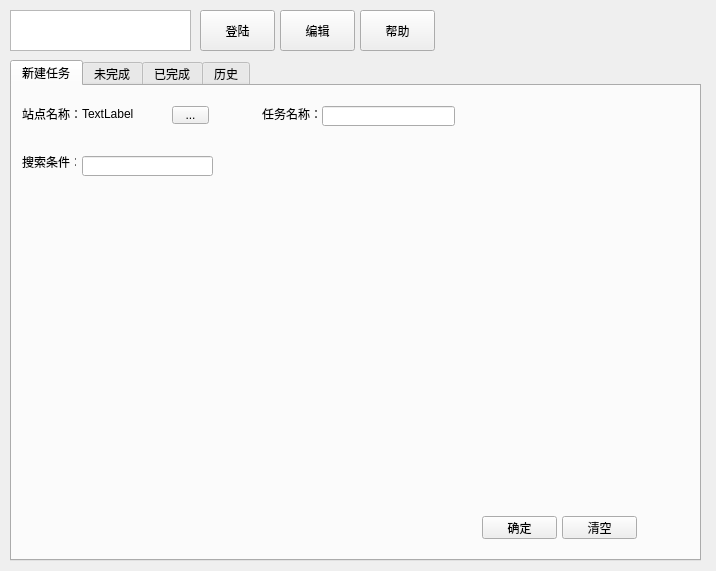
<?xml version="1.0" encoding="UTF-8"?>
<ui version="4.0">
 <class>main_frame</class>
 <widget class="QWidget" name="main_frame">
  <property name="geometry">
   <rect>
    <x>0</x>
    <y>0</y>
    <width>716</width>
    <height>571</height>
   </rect>
  </property>
  <property name="windowTitle">
   <string>启通</string>
  </property>
  <widget class="QTabWidget" name="tbwg_menubar">
   <property name="geometry">
    <rect>
     <x>10</x>
     <y>60</y>
     <width>691</width>
     <height>501</height>
    </rect>
   </property>
   <property name="currentIndex">
    <number>0</number>
   </property>
   <widget class="QWidget" name="newtask">
    <attribute name="title">
     <string>新建任务</string>
    </attribute>
    <widget class="QLineEdit" name="le_search_keywords">
     <property name="geometry">
      <rect>
       <x>70</x>
       <y>70</y>
       <width>131</width>
       <height>20</height>
      </rect>
     </property>
    </widget>
    <widget class="QPushButton" name="pb_new_task">
     <property name="geometry">
      <rect>
       <x>470</x>
       <y>430</y>
       <width>75</width>
       <height>23</height>
      </rect>
     </property>
     <property name="text">
      <string>确定</string>
     </property>
    </widget>
    <widget class="QLabel" name="lb_search_conditions">
     <property name="geometry">
      <rect>
       <x>10</x>
       <y>70</y>
       <width>54</width>
       <height>12</height>
      </rect>
     </property>
     <property name="text">
      <string>搜索条件：</string>
     </property>
    </widget>
    <widget class="QToolButton" name="toolButton">
     <property name="geometry">
      <rect>
       <x>160</x>
       <y>20</y>
       <width>37</width>
       <height>18</height>
      </rect>
     </property>
     <property name="text">
      <string>...</string>
     </property>
    </widget>
    <widget class="QLabel" name="lb_current_site">
     <property name="geometry">
      <rect>
       <x>70</x>
       <y>20</y>
       <width>91</width>
       <height>16</height>
      </rect>
     </property>
     <property name="text">
      <string>TextLabel</string>
     </property>
    </widget>
    <widget class="QLabel" name="lb_task_name">
     <property name="geometry">
      <rect>
       <x>250</x>
       <y>20</y>
       <width>60</width>
       <height>16</height>
      </rect>
     </property>
     <property name="text">
      <string>任务名称：</string>
     </property>
    </widget>
    <widget class="QLineEdit" name="leTaskName">
     <property name="geometry">
      <rect>
       <x>310</x>
       <y>20</y>
       <width>133</width>
       <height>20</height>
      </rect>
     </property>
    </widget>
    <widget class="QLabel" name="lb_site_name">
     <property name="geometry">
      <rect>
       <x>10</x>
       <y>20</y>
       <width>60</width>
       <height>16</height>
      </rect>
     </property>
     <property name="text">
      <string>站点名称：</string>
     </property>
    </widget>
    <widget class="QPushButton" name="pbSwitchWebsite">
     <property name="geometry">
      <rect>
       <x>550</x>
       <y>430</y>
       <width>75</width>
       <height>23</height>
      </rect>
     </property>
     <property name="text">
      <string>清空</string>
     </property>
    </widget>
   </widget>
   <widget class="QWidget" name="processing_tasks">
    <attribute name="title">
     <string>未完成</string>
    </attribute>
    <widget class="QGroupBox" name="gb_processing_tasks">
     <property name="geometry">
      <rect>
       <x>10</x>
       <y>10</y>
       <width>171</width>
       <height>461</height>
      </rect>
     </property>
     <property name="title">
      <string>任务列表</string>
     </property>
     <widget class="QListWidget" name="lw_processing_tasks">
      <property name="geometry">
       <rect>
        <x>10</x>
        <y>20</y>
        <width>151</width>
        <height>431</height>
       </rect>
      </property>
     </widget>
    </widget>
    <widget class="QGroupBox" name="gb_processing_task_details">
     <property name="geometry">
      <rect>
       <x>190</x>
       <y>10</y>
       <width>491</width>
       <height>461</height>
      </rect>
     </property>
     <property name="title">
      <string>任务详情</string>
     </property>
     <widget class="QTableWidget" name="tw_processing_task_details">
      <property name="geometry">
       <rect>
        <x>10</x>
        <y>20</y>
        <width>471</width>
        <height>431</height>
       </rect>
      </property>
     </widget>
    </widget>
   </widget>
   <widget class="QWidget" name="finished_tasks">
    <attribute name="title">
     <string>已完成</string>
    </attribute>
    <widget class="QGroupBox" name="gb_finished_task_details">
     <property name="geometry">
      <rect>
       <x>190</x>
       <y>10</y>
       <width>491</width>
       <height>461</height>
      </rect>
     </property>
     <property name="title">
      <string>任务详情</string>
     </property>
     <widget class="QTableWidget" name="tw_finished_task_details">
      <property name="geometry">
       <rect>
        <x>10</x>
        <y>20</y>
        <width>471</width>
        <height>431</height>
       </rect>
      </property>
     </widget>
    </widget>
    <widget class="QGroupBox" name="gb_finished_tasks">
     <property name="geometry">
      <rect>
       <x>10</x>
       <y>10</y>
       <width>171</width>
       <height>461</height>
      </rect>
     </property>
     <property name="title">
      <string>任务列表</string>
     </property>
     <widget class="QListWidget" name="lw_finished_tasks">
      <property name="geometry">
       <rect>
        <x>10</x>
        <y>20</y>
        <width>151</width>
        <height>431</height>
       </rect>
      </property>
     </widget>
    </widget>
   </widget>
   <widget class="QWidget" name="history_tasks">
    <attribute name="title">
     <string>历史</string>
    </attribute>
    <widget class="QGroupBox" name="gb_date">
     <property name="geometry">
      <rect>
       <x>10</x>
       <y>10</y>
       <width>141</width>
       <height>431</height>
      </rect>
     </property>
     <property name="title">
      <string>日期</string>
     </property>
    </widget>
   </widget>
  </widget>
  <widget class="QPushButton" name="pushButton">
   <property name="geometry">
    <rect>
     <x>200</x>
     <y>10</y>
     <width>75</width>
     <height>41</height>
    </rect>
   </property>
   <property name="text">
    <string>登陆</string>
   </property>
  </widget>
  <widget class="QPushButton" name="pushButton_3">
   <property name="geometry">
    <rect>
     <x>280</x>
     <y>10</y>
     <width>75</width>
     <height>41</height>
    </rect>
   </property>
   <property name="text">
    <string>编辑</string>
   </property>
  </widget>
  <widget class="QPushButton" name="pushButton_4">
   <property name="geometry">
    <rect>
     <x>360</x>
     <y>10</y>
     <width>75</width>
     <height>41</height>
    </rect>
   </property>
   <property name="text">
    <string>帮助</string>
   </property>
  </widget>
  <widget class="QGraphicsView" name="gv_logon">
   <property name="geometry">
    <rect>
     <x>10</x>
     <y>10</y>
     <width>181</width>
     <height>41</height>
    </rect>
   </property>
  </widget>
 </widget>
 <resources/>
 <connections>
  <connection>
   <sender>pb_new_task</sender>
   <signal>clicked()</signal>
   <receiver>main_frame</receiver>
   <slot>on_new_task_clicked()</slot>
   <hints>
    <hint type="sourcelabel">
     <x>519</x>
     <y>522</y>
    </hint>
    <hint type="destinationlabel">
     <x>357</x>
     <y>285</y>
    </hint>
   </hints>
  </connection>
 </connections>
 <slots>
  <slot>on_new_task_clicked()</slot>
 </slots>
</ui>
